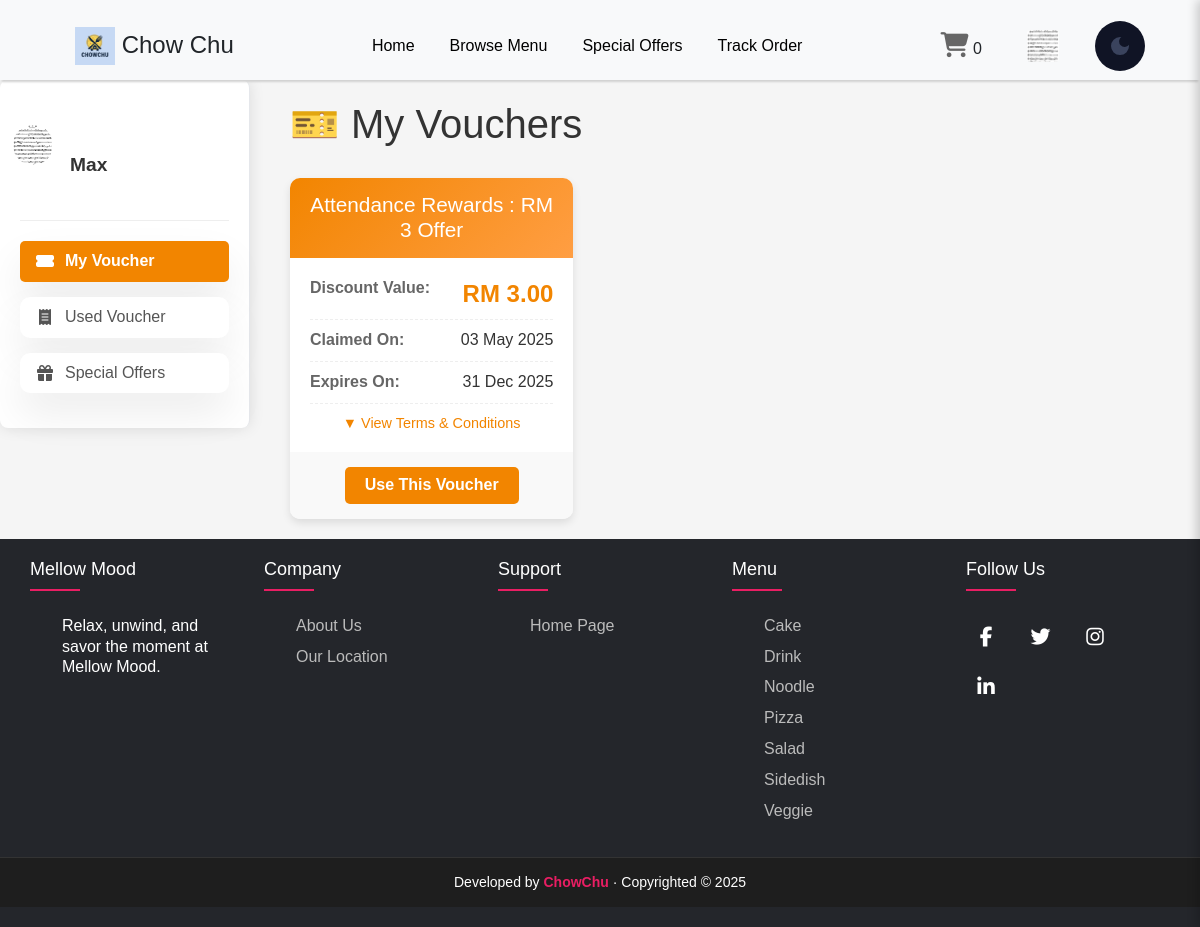
The page /collaborative/member/myVoucher.php (signed in) on the database its author committed.
### tables this page shows
CREATE TABLE `student` (
  `studentID` varchar(10) NOT NULL,
  `name` varchar(50) DEFAULT NULL,
  `email` varchar(100) DEFAULT NULL,
  `password` varchar(255) DEFAULT NULL,
  `phone` varchar(15) DEFAULT NULL,
  `cgpa` decimal(3,2) DEFAULT NULL,
  `profileImage` varchar(255) DEFAULT NULL
);

CREATE TABLE `voucher` (
  `voucherID` int(11) NOT NULL,
  `promoID` int(11) NOT NULL,
  `studentID` varchar(10) DEFAULT NULL,
  `isUsed` char(5) NOT NULL DEFAULT 'No',
  `collectDate` date NOT NULL,
  `usedDate` date DEFAULT NULL
);

CREATE TABLE `promotion` (
  `promoID` varchar(10) NOT NULL,
  `description` text DEFAULT NULL,
  `type` varchar(50) DEFAULT NULL,
  `discountAmount` decimal(5,2) DEFAULT NULL,
  `expiryDate` date DEFAULT NULL,
  `imagePath` varchar(255) DEFAULT NULL
);

### collaborative/member/myVoucher.php (the view, shortened to what this page needs)
<?php
include '../component/connect.php';
include '../component/header.php';
$studentID = $_SESSION['studentID'] ?? null;
try {
    $stmt = $pdo->prepare("
        SELECT v.voucherID, v.collectDate, p.promoID, p.type, p.discountAmount, p.expiryDate, p.description
        FROM voucher v
        JOIN promotion p ON v.promoID = p.promoID
        WHERE v.studentID = :studentID
        AND v.isUsed = 'No'
        ORDER BY v.collectDate DESC
    ");
    $stmt->execute([':studentID' => $studentID]);
    $vouchers = $stmt->fetchAll(PDO::FETCH_ASSOC);
} catch (PDOException $e) {
    die("Error fetching vouchers: " . $e->getMessage());
}
?>
<!DOCTYPE html>
<html lang="en">
<head>
    <link rel="stylesheet" href="../css/myVoucher.css">
</head>
<body>
    <div class="page-wrapper">
        <div class="sidebar-container">
            <?php include '../component/sidebar.php'; ?>
        </div>
        <div class="vouchers-container">
            <h1 class="page-title">🎫 My Vouchers</h1>
            <?php if (count($vouchers) > 0): ?>
                <div class="vouchers-grid">
                    <?php foreach ($vouchers as $voucher): ?>
                        <div class="voucher-card">
                            <div class="voucher-header">
                                <h3 class="voucher-title"><?= htmlspecialchars($voucher['type']) ?></h3>
                            </div>
                            <div class="voucher-body">
                                <div class="voucher-detail">
                                    <span class="detail-label">Discount Value:</span>
                                    <span class="discount-value">RM <?= number_format($voucher['discountAmount'], 2) ?></span>
                                </div>
                                <div class="voucher-detail">
                                    <span class="detail-label">Claimed On:</span>
                                    <span class="detail-value"><?= date('d M Y', strtotime($voucher['collectDate'])) ?></span>
                                </div>
                                <div class="voucher-detail">
                                    <span class="detail-label">Expires On:</span>
                                    <span class="detail-value"><?= date('d M Y', strtotime($voucher['expiryDate'])) ?></span>
                                </div>
                                <div class="terms-toggle" onclick="toggleTerms(this)">▼ View Terms & Conditions</div>
                            </div>
                            <div class="voucher-footer">
                                <button class="use-btn" onclick="useVoucher(<?= $voucher['voucherID'] ?>)">Use This Voucher</button>
                            </div>
                        </div>
                    <?php endforeach; ?>
                </div>
            <?php endif; ?>
        </div>
    </div>
    <?php include '../component/footer.php'; ?>
</body>
</html>

### collaborative/component/header.php (shortened to what this page needs)
<?php
$loggedIn = isset($_SESSION['studentID']);
$studentID = $loggedIn ? $_SESSION['studentID'] : null;
if ($loggedIn) {
    $sql = "SELECT * FROM student WHERE studentID = :studentID";
    $stmt = $pdo->prepare($sql);
    $stmt->bindParam(':studentID', $studentID, PDO::PARAM_STR);
    $stmt->execute();
    if ($stmt->rowCount() === 1) {
        $student = $stmt->fetch(PDO::FETCH_ASSOC);
        $userImage = $student['profileImage'];
    }
}
$uniqueProductCount = 0;
?>
<!DOCTYPE html>
<html lang="en">
<head>
    <link rel="stylesheet" href="../css/header.css">
    <link rel="stylesheet" href="../css/footer.css">
    <link rel="stylesheet" href="../css/main.css">
    <link rel="stylesheet" href="../css/menu.css">
    <link rel="stylesheet" href="../css/cart.css">
    <link rel="stylesheet" href="../css/order.css">
    <link rel="stylesheet" href="../css/trackOrder.css">
    <link rel="stylesheet" href="../css/order_detail.css">
    <link rel="stylesheet" href="../css/account.css">
    <link rel="stylesheet" href="../css/popularFood.css">
    <link href="https://cdnjs.cloudflare.com/ajax/libs/font-awesome/6.4.2/css/all.min.css" rel="stylesheet">
    <link href="https://cdn.jsdelivr.net/npm/bootstrap@5.3.0/dist/css/bootstrap.min.css" rel="stylesheet">
</head>
<body>
    <header>
        <div class="header-container">
        <h1>
            <a href="../index.php">
                <img src="../image/chowChu.png" alt="Mellow Mood Logo" class="logo">
                Chow Chu
            </a>
        </h1>
        <div class="nav-bar">
            <a href="../index.php" class="nav-item home-btn" id="homeBtn">Home</a>
            <a href="../member/menu.php" class="nav-item" id="browseMenuBtn">Browse Menu</a>
            <a href="../member/specialOffers.php" class="nav-item" id="specialOffersBtn">Special Offers</a>
            <a href="../member/trackOrder.php" class="nav-item" id="trackOrderBtn">Track Order</a>
        </div>
            <div class="header-icons">
                <a href="#" id="cartButton">
                    <i class="fa fa-shopping-cart"></i>
                    <span class="item_count"><?php echo isset($uniqueProductCount) ? $uniqueProductCount : 0; ?></span>
                </a>
                <div class="user-dropdown">
                    <span id="user-text">
                        <?php if (isset($_SESSION['studentID']) && !empty($_SESSION['studentID'])): ?>
                            <a href="" class="logout-btn" id="profile-btn">
                            <?php
                                $userImagePath = isset($userImage) && !empty($userImage) ? "../" . $userImage : "../images/default-image.jpg";
                            ?>
                            <img src="<?php echo htmlspecialchars($userImagePath); ?>" alt="Profile Image" class="profile-img">
                            </a>
                        <?php endif; ?>
                    </span>
                </div>
                <button id="theme-switch" class="darkmode">
                    <svg xmlns="http://www.w3.org/2000/svg" height="24px" viewBox="0 -960 960 960" width="24px"><path d="M480-120q-150 0-255-105T120-480q0-150 105-255t255-105q14 0 27.5 1t26.5 3q-41 29-65.5 75.5T444-660q0 90 63 153t153 63q55 0 101-24.5t75-65.5q2 13 3 26.5t1 27.5q0 150-105 255T480-120Z"/></svg>
                </button>
            </div>
        </div>
    </header>
</body>
</html>

### collaborative/component/sidebar.php (shortened to what this page needs)
<?php
include 'connect.php';
$currentPage = basename($_SERVER['PHP_SELF']);
$studentID = $_SESSION['studentID'] ?? null;
$profileImage = 'user.png';
if ($studentID) {
    try {
        $stmt = $pdo->prepare("SELECT profileImage FROM student WHERE studentID = :studentID");
        $stmt->execute(['studentID' => $studentID]);
        $student = $stmt->fetch(PDO::FETCH_ASSOC);
        if ($student && !empty($student['profileImage'])) {
            $profileImage = $student['profileImage'];
        }
    } catch (PDOException $e) {
    }
}
?>
<div class="sidebar">
    <div class="sidebar-header">
        <div class="profile-pic">
            <img src="../<?= htmlspecialchars($profileImage) ?>" alt="Profile Picture">
        </div>
        <div class="username"><?= htmlspecialchars($_SESSION['name'] ?? 'Username') ?></div>
    </div>
    <ul class="sidebar-menu">
        <li class="menu-item <?= $currentPage === 'myVoucher.php' ? 'active' : '' ?>">
            <a href="myVoucher.php"><i class="fas fa-ticket-alt"></i> My Voucher</a>
        </li>
        <li class="menu-item <?= $currentPage === 'usedVoucher.php' ? 'active' : '' ?>">
            <a href="usedVoucher.php"><i class="fas fa-receipt"></i> Used Voucher</a>
        </li>
        <li class="menu-item <?= $currentPage === 'specialOffers.php' ? 'active' : '' ?>">
            <a href="specialOffers.php"><i class="fas fa-gift"></i> Special Offers</a>
        </li>
    </ul>
</div>

### collaborative/css/header.css (style rules this page uses)
body, input, button, textarea, select { font: 16px 'Roboto', sans-serif; }
html, body { height: 100%; margin: 0; }
body { margin: 0; height: 100vh; display: grid; grid: auto auto 1fr auto / auto; }
header { background-color: #f8f9fa; height: 80px; box-sizing: border-box; padding: 20px 45px; position: sticky; top: 0; left: 0; width: 100%; z-index: 1000; box-shadow: 0 4px 2px -2px rgb(209, 209, 209); }
.header-container { display: flex; justify-content: space-between; align-items: center; width: 100%; padding: 0 10px; }
header h1 { margin: 0; padding-left: 20px; background: url(/image/petlogo.png) no-repeat left / 30px; font-size: 24px; }
h1 { display: flex; align-items: center; gap: 10px; }
h1 .logo { width: 40px; height: auto; }
header a { color: inherit; text-decoration: none; }
.header-icons { display: flex; gap: 15px; align-items: center; }
.header-icons i { font-size: 25px; cursor: pointer; color: #666; }
.nav-bar { display: flex; align-items: center; gap: 15px; }
.nav-item { padding: 10px 10px; font-size: 16px; text-decoration: none; color: black; border-radius: 20px; transition: background-color 0.3s ease, color 0.3s ease; }
#cartButton { margin-right: 15px; }
.profile-pic { width: 40px; height: 40px; border-radius: 50%; margin-right: 10px; }
.user-dropdown { position: relative; display: inline-block; cursor: pointer; }
#user-text { font-size: 16px; font-weight: bold; color: black; padding: 10px 15px; display: inline-block; cursor: pointer; }
.darkmode { --base-color: #070b1d; --base-variant: #101425; --text-color: #ffffff; --secondary-text: #a4a5b8; --primary-color: #3a435d; --accent-color: #0071ff; }
button { border: none; padding: .8em 2em; background-color: var(--primary-color); color: white; border-radius: 4px; font: inherit; text-transform: uppercase; font-weight: 500; cursor: pointer; }
#theme-switch { height: 50px; width: 50px; padding: 0; border-radius: 50%; background-color: var(--base-variant); display: flex; justify-content: center; align-items: center; position: static; top: 20px; right: 20px; margin-right: 0; }
#theme-switch svg { fill: var(--primary-color); }
.profile-img { width: 32px; height: 32px; object-fit: cover; border-radius: 4px; margin-right: 6px; vertical-align: middle; }

### collaborative/css/footer.css (style rules this page uses)
ul { list-style: none; padding: 0; margin: 0; }

### collaborative/css/main.css (style rules this page uses)
:root { --color-first: #695aed; --color-second: #350286; --color-third: #fdf1f3; --color-white: #fff; --text-large: 60px; --text-medium: 23px; --text-regular: 13px; --font-weight-thin: 300; --font-weight-regular: 400; --font-weight-medium: 500; --font-weight-bold: 700; --box-shadow-main: 0px 20px 40px rgba(0, 0, 0, 0.08); --border-radius: 10px; --animate: all 0.3s ease-in-out; }
* { padding: 0; margin: 0; box-sizing: border-box; scroll-behavior: smooth; line-height: 1.3; font-family: "Rubik", sans-serif; }
.menu-item { border-radius: var(--border-radius); box-shadow: var(--box-shadow-main); background-color: var(--color-white); transition: transform 0.3s ease-in-out; }

### collaborative/css/order.css (style rules this page uses)
button { padding: 10px 20px; font-size: 16px; color: white; background-color: #007bff; border: none; cursor: pointer; text-align: center; }

### collaborative/css/trackOrder.css (style rules this page uses)
.sidebar-container { width: 250px; margin-right: 20px; }

### collaborative/css/order_detail.css (style rules this page uses)
button { cursor: pointer; padding: 10px 15px; background-color: #ff9800; border: none; color: white; border-radius: 5px; font-size: 16px; }

### collaborative/css/account.css (style rules this page uses)
.sidebar { width: 250px; background-color: #ffffff; display: flex; flex-direction: column; align-items: center; padding: 90px 0; box-shadow: 2px 0 8px rgba(0, 0, 0, 0.05); border-right: 1px solid #e5e7eb; border-radius: 10px; margin-right: 30px; }
.profile-pic { display: flex; flex-direction: column; justify-content: center; align-items: center; gap: 12px; margin-bottom: 30px; }
.profile-pic img { width: 80px; border-radius: 50%; margin-bottom: 10px; transition: transform 0.3s ease; }

### collaborative/css/popularFood.css (style rules this page uses)
button { padding: 10px 15px; background-color: #4CAF50; color: white; border: none; border-radius: 5px; cursor: pointer; margin: 5px; }

### rows shown on the page
student: profileImage (picture)
voucher: promoID.type "Attendance Rewards : RM 3 Offer", promoID.discountAmount "3.00", collectDate "03 May 2025", promoID.expiryDate "31 Dec 2025"

### other values the page prints
$uniqueProductCount "0"
$_SESSION['name'] "Max"
$type "Cake"
$type "Drink"
$type "Noodle"
$type "Pizza"
$type "Salad"
$type "Sidedish"
$type "Veggie"
